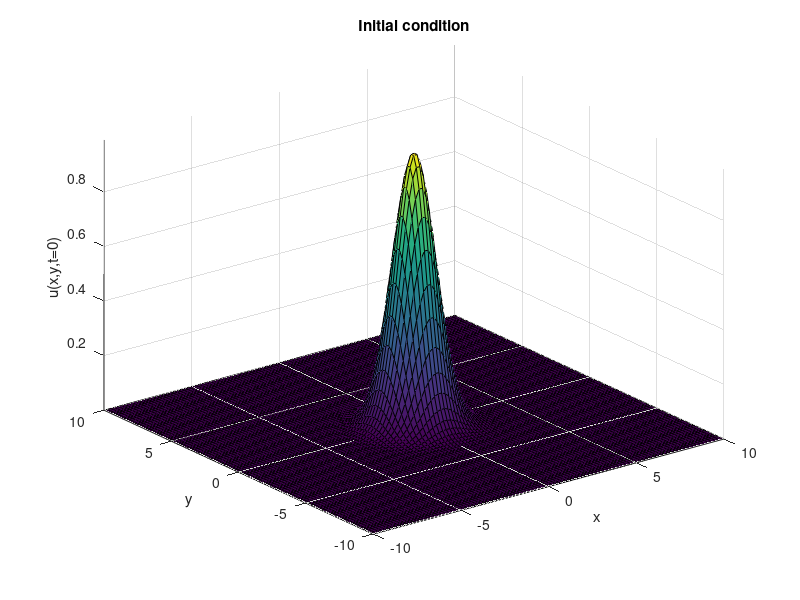
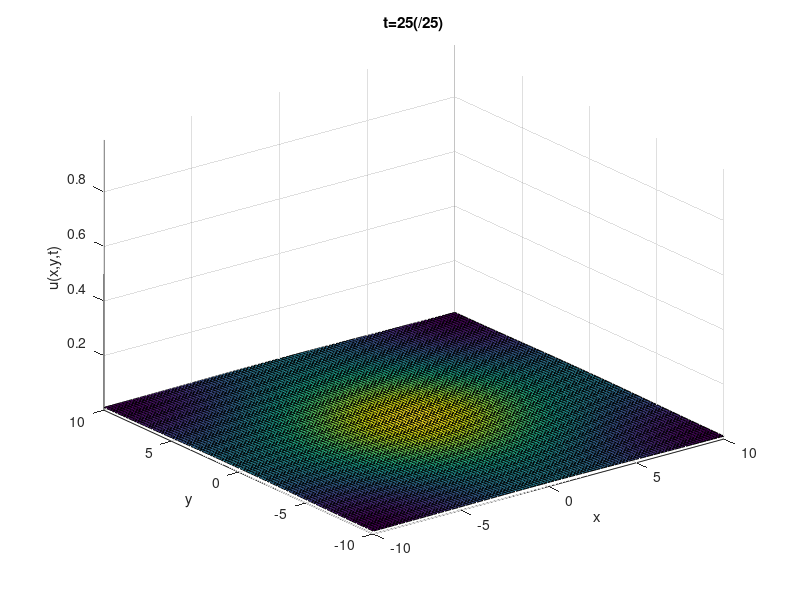

The MATLAB script that drew these images, in order:
%%% for periodic BCs use
% ipx=[Nx,1:Nx-1];
% imx=[2:Nx,1];
% ipy=[Ny,1:Ny-1];
% imy=[2:Ny,1];

% Physical parameters
sig=1;
myalpha=1;
tf=25;
Lx=10;
Ly=10;

%numerical constants
disp=100; % number of snapshots to display and save
Nx=100;
Ny=100;
dt=0.01;
x=linspace(-Lx,Lx,Nx);
y=linspace(-Ly,Ly,Ny);
dx=x(2)-x(1);
dy=y(2)-y(1);
ootdx=1/(2*dx);
ootdy=1/(2*dy);
oodx2=1/(dx^2);
oody2=1/(dy^2);
ipx=[1,1:Nx-1];
imx=[2:Nx,Nx];
ipy=[1,1:Ny-1];
imy=[2:Ny,Ny];

% Define matrices to store solutions
allu=zeros(disp+1,Ny,Nx);
allt=zeros(1,disp+1);

% Initial condition
[X,Y]=meshgrid(x,y);
R2=X.^2+Y.^2;
u0=exp(-R2./(2*sig));
u=u0;

%plot initial condition
figure(1);clf
surf(x,y,u0)
xlabel('x')
ylabel('y')
zlabel('u(x,y,t=0)')
title('Initial condition')
axis tight;
ax=axis;

ii=0;
isave=0;
for t=0:dt:tf
 ii=ii+1;
 
 %compute uxx and uyy:   
 uxx = oodx2*(u(:,ipx)-2*u+u(:,imx)); 
 uyy = oody2*(u(ipy,:)-2*u+u(imy,:)); 
 
 %compute next time:
 uN = u + (myalpha*dt)*(uxx+uyy);
 
 %update:
 u=uN;
 
 %time to save the solution
 if(mod(ii-1,(tf/dt)/disp)==0)
  isave=isave+1;
  allt(isave)=t;
  allu(isave,:,:)=u;
  figure(2);
  surf(x,y,u)
  xlabel('x')
  ylabel('y')
  zlabel('u(x,y,t)')
  title(['t=',num2str(t),'(/',num2str(tf),')'])
  axis(ax)
  %pause(0.01)
  drawnow
 end
end



